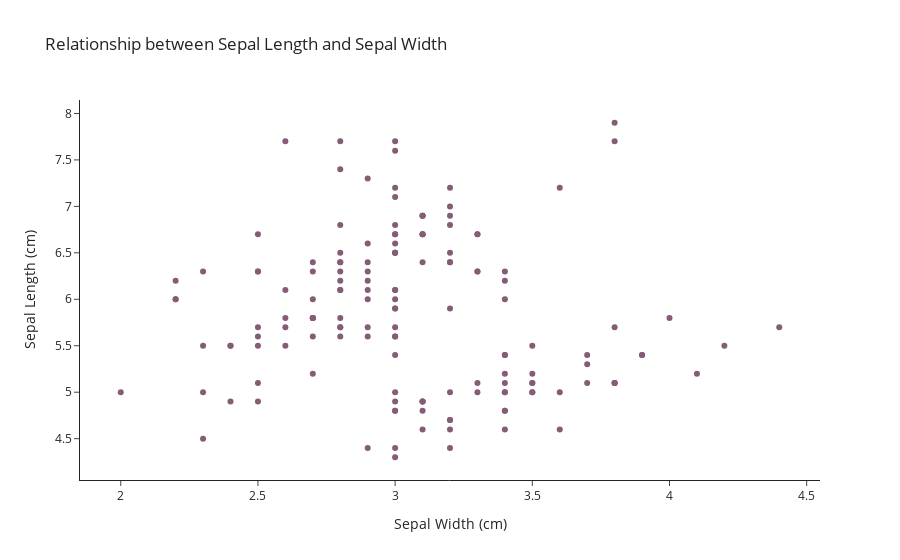

Notebook code for this chart:
### Markdown cell above
As before, we need to show the figure:

- `with fig_iris_better do show`

### Code cell
fig_iris_better.show()

#<xml xmlns="https://developers.google.com/blockly/xml"><variables><variable id="M$7,=.n3XI;72Sc2?yZB">fig_iris_better</variable></variables><block type="varDoMethod" id="_t]wLbN%9D#gH*v@AoR2" x="8" y="188"><field name="VAR" id="M$7,=.n3XI;72Sc2?yZB">fig_iris_better</field><field name="MEMBER">show</field><data>fig_iris_better:show</data></block></xml>

### Figure 1 — Plotly figure (JSON) as saved in the notebook; plotly's stock layout.template omitted (floating-point values rounded to 4 significant figures; data arrays with more than 128 entries replaced by an {"elided": "..."} marker saying what was removed)
{"data": [{"hovertemplate": "Sepal Width (cm)=%{x}<br>Sepal Length (cm)=%{y}<extra></extra>", "legendgroup": "", "marker": {"color": "rgb(133, 92, 117)", "symbol": "circle"}, "mode": "markers", "name": "", "orientation": "v", "showlegend": false, "type": "scatter", "x": {"elided": "150 float values"}, "xaxis": "x", "y": {"elided": "150 float values"}, "yaxis": "y"}], "layout": {"autosize": true, "legend": {"tracegroupgap": 0}, "title": {"text": "Relationship between Sepal Length and Sepal Width"}, "xaxis": {"anchor": "y", "autorange": true, "domain": [0, 1], "range": [1.857, 4.543], "title": {"text": "Sepal Width (cm)"}, "type": "linear"}, "yaxis": {"anchor": "x", "autorange": true, "domain": [0, 1], "range": [4.036, 8.164], "title": {"text": "Sepal Length (cm)"}, "type": "linear"}}}
